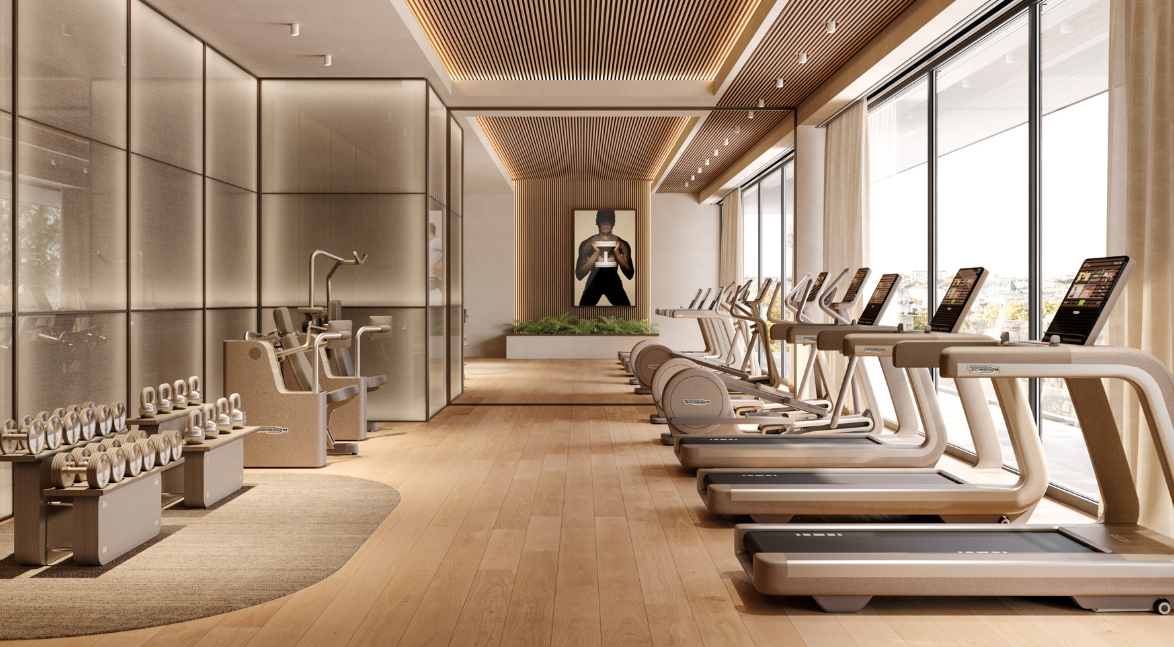
#> input picture assets/source/01-vision/vision-01-cardio-gallery-oak-ceiling.png, 1174 x 647 px, found by its file name; its folder holds only this picture in this run
$ python catalog.py
#> lines starting #> are read from the running program, lines starting #| are printed output that depends on the picture
#!/usr/bin/env python
"""Measure every image under assets/source/ into assets/catalog.json, keeping hand-written fields.

  python catalog.py [--check]

Measured fields (w, h, bytes, orientation, palette, sha256, chapter, file) are rewritten on every run.
Hand-written fields (title, alt, tags, and anything else not measured) are kept, matched by id (the
file name without extension). A new file gets empty title/alt so the gap is visible, never invented.
Entries whose file no longer exists are dropped and reported.

--check exits non-zero if any entry has an empty title or alt; run it before building the deck.
"""

import argparse
import hashlib
import json
import os
import sys

from PIL import Image, ImageOps

SRC = "assets/source"
CATALOG = "assets/catalog.json"
MEASURED = ("file", "chapter", "w", "h", "bytes", "orientation", "palette", "sha256")
IMAGE_EXT = (".jpg", ".jpeg", ".png", ".webp")


def sha(p):
    h = hashlib.sha256()
    with open(p, "rb") as fh:
        for block in iter(lambda: fh.read(1 << 20), b""):
            h.update(block)
    return h.hexdigest()


def palette(im, n=5):
    """Dominant colours, most frequent first, as hex. Quantised from a small thumbnail."""
    small = im.convert("RGB")
    small.thumbnail((96, 96))
    q = small.quantize(colors=n, method=Image.Quantize.MEDIANCUT)
    pal = q.getpalette()
    counts = sorted(q.getcolors(), reverse=True)
    return ["#%02x%02x%02x" % tuple(pal[i * 3:i * 3 + 3]) for _, i in counts]


def main():
    ap = argparse.ArgumentParser()
    ap.add_argument("--check", action="store_true")
    a = ap.parse_args()

    old = {}
    if os.path.exists(CATALOG):
        old = {e["id"]: e for e in json.load(open(CATALOG, encoding="utf-8"))["images"]}

    out = []
    for chapter in sorted(os.listdir(SRC)):
        d = os.path.join(SRC, chapter)
        if not os.path.isdir(d):
            continue
        for name in sorted(os.listdir(d)):
            if os.path.splitext(name)[1].lower() not in IMAGE_EXT:
                continue          # Thumbs.db, .DS_Store and other OS files
            p = os.path.join(d, name).replace("\\", "/")
            iid = os.path.splitext(name)[0]
            with Image.open(p) as im:
#> im is the input picture: PIL image 1174x647 RGBA; mean R, G, B, A 165.9, 141.8, 120.5, 255
                im = ImageOps.exif_transpose(im)
                w, h = im.size
#> w = 1174; h = 647
                pal = palette(im)
#> in palette, `small.thumbnail((96, 96))`:
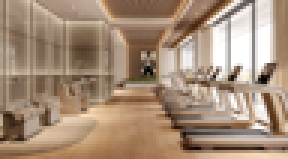
#> small: PIL image 96x53 RGB (shown 3 times larger); mean R, G, B 165.8, 141.8, 120.4
#> in palette, `q = small.quantize(colors=n, method=Image.Quantize.MEDIANCUT)`:
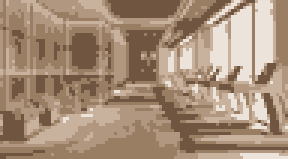
#> q: PIL image 96x53 P (shown 3 times larger); mean R, G, B 166.8, 142.4, 120.6
#> in palette, `pal = q.getpalette()`: pal = [236, 227, 219, 200, 178, 157, 177, 151, 127, 154, 126, 100, 112, 85, 64]
#> in palette, `counts = sorted(q.getcolors(), reverse=True)`: counts = [(1502, 3), (1204, 2), (1048, 4), (783, 1), (551, 0)]
#> pal = ['#9a7e64', '#b1977f', '#705540', '#c8b29d', '#ece3db']
            e = dict(old.get(iid, {"title": "", "alt": "", "tags": []}))
            e.update({"id": iid, "file": p, "chapter": chapter, "w": w, "h": h,
                      "bytes": os.path.getsize(p),
                      "orientation": "landscape" if w > h * 1.1 else "portrait" if h > w * 1.1 else "square",
                      "palette": pal, "sha256": sha(p)})
            out.append({"id": e.pop("id"), **e})
#> pass 2 of the loop in main, `for chapter in sorted(os.listdir(SRC)):`:
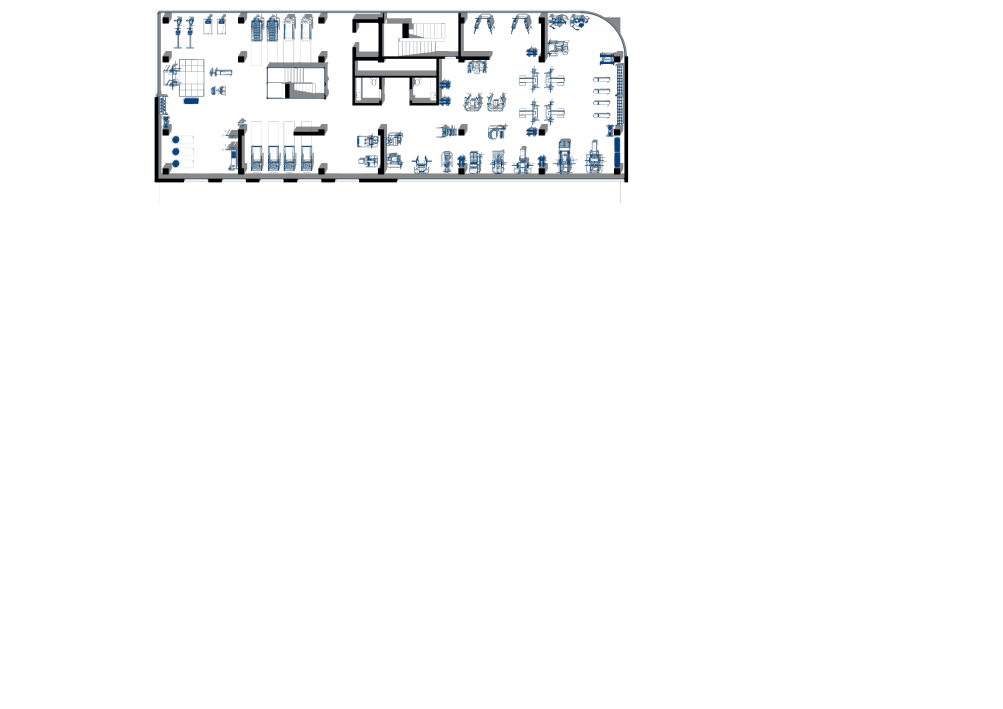
#> input picture assets/source/02-floor-plan/plan-level-02.jpg, 7016 x 4961 px, found by its file name (shown at 1/7 size)
#> in main, im is the input picture: PIL image 7016x4961 RGB; mean R, G, B 249.8, 250.2, 250.6
#> in palette (call 2), `small.thumbnail((96, 96))`:
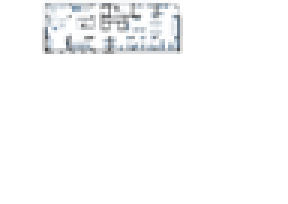
#> small: PIL image 96x68 RGB (shown 3 times larger); mean R, G, B 249.7, 250.1, 250.5
#> in palette (call 2), `q = small.quantize(colors=n, method=Image.Quantize.MEDIANCUT)`:
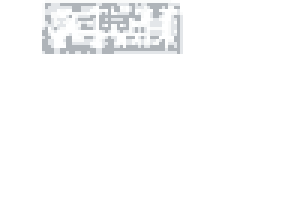
#> q: PIL image 96x68 P (shown 3 times larger); mean R, G, B 250.5, 250.9, 251.2
#> in palette (call 2), `pal = q.getpalette()`: pal = [255, 255, 255, 254, 255, 255, 249, 250, 250, 227, 230, 233, 175, 180, 185]
#> counts = [(5806, 0), (268, 4), (237, 3), (178, 2), (39, 1)]
#> in main, `pal = palette(im)`: pal = ['#ffffff', '#afb4b9', '#e3e6e9', '#f9fafa', '#feffff']

    dropped = sorted(set(old) - {e["id"] for e in out})
#> dropped = []
    with open(CATALOG, "w", encoding="utf-8") as fh:
        json.dump({"images": out}, fh, indent=2, ensure_ascii=False)
    by_ch = {}
    for e in out:
        by_ch[e["chapter"]] = by_ch.get(e["chapter"], 0) + 1
#> this loop made 2 passes
#> after the loop, by_ch = {'01-vision': 1, '02-floor-plan': 1}
    print("ok: %d images %s" % (len(out), by_ch))
#| ok: 2 images {'01-vision': 1, '02-floor-plan': 1}
    if dropped:
        print("warn: dropped entries with no file: %s" % dropped)

    missing = [e["id"] for e in out if not e.get("title", "").strip() or not e.get("alt", "").strip()]
#> missing = ['vision-01-cardio-gallery-oak-ceiling', 'plan-level-02']
    if missing:
        print(("FAIL" if a.check else "warn") + ": empty title/alt: %s" % missing)
#| warn: empty title/alt: ['vision-01-cardio-gallery-oak-ceiling', 'plan-level-02']
        if a.check:
            return 1
    return 0


if __name__ == "__main__":
    sys.exit(main())
#> (the program exits here)
